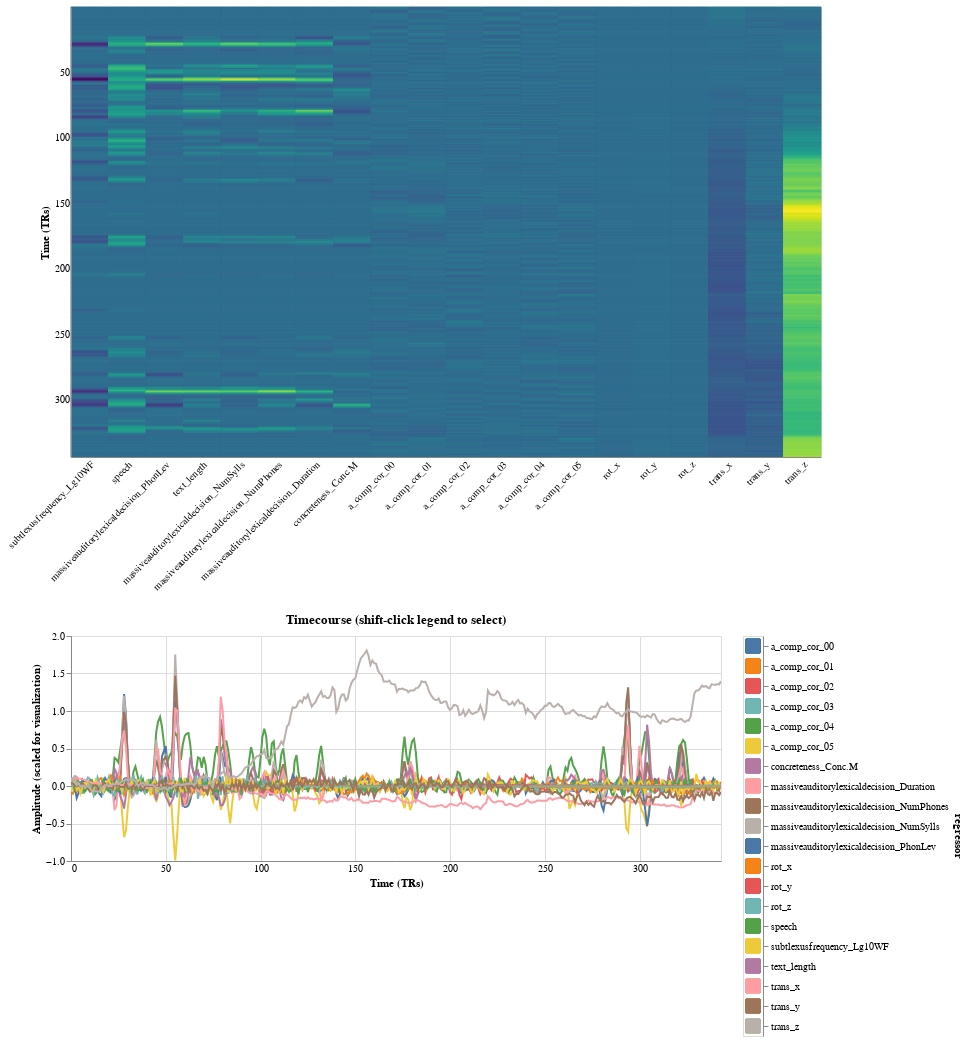

Source (notebook cell):
### Code cell
analysis = language_models[name][0]['analysis']
analysis.generate_report(run_id=analysis.runs[0]) 
analysis.plot_report(plot_type='design_matrix_plot')

### Figure 1 — Vega-Lite specification as saved in the notebook (floating-point values rounded to 4 significant figures; data arrays with more than 128 entries replaced by an {"elided": "..."} marker saying what was removed)
{"$schema": "https://vega.github.io/schema/vega-lite/v4.8.1.json", "config": {"scale": {"bandPaddingInner": 0.0}, "view": {"continuousHeight": 300, "continuousWidth": 400}}, "data": {"name": "data-b471e2eef2329ad842eafa26fe0b515a"}, "datasets": {"data-b471e2eef2329ad842eafa26fe0b515a": {"elided": "6880 records"}}, "resolve": {"scale": {"color": "independent"}}, "vconcat": [{"encoding": {"fill": {"field": "value", "legend": null, "scale": {"scheme": "viridis"}, "sort": "ascending", "type": "quantitative"}, "stroke": {"field": "value", "legend": null, "scale": {"scheme": "viridis"}, "sort": "ascending", "type": "quantitative"}, "x": {"axis": {"labelAngle": -45, "ticks": false, "title": null}, "field": "regressor", "sort": null, "type": "nominal"}, "y": {"axis": {"labels": true, "ticks": false, "title": "Time (TRs)", "values": [0, 50, 100, 150, 200, 250, 300]}, "field": "scan_number", "type": "ordinal"}}, "height": 450, "mark": "rect", "width": 750}, {"hconcat": [{"encoding": {"color": {"field": "regressor", "legend": null, "type": "nominal"}, "x": {"axis": {"ticks": false, "title": "Time (TRs)", "values": [0, 50, 100, 150, 200, 250, 300]}, "field": "scan_number", "scale": {"domain": [0, 343]}, "type": "quantitative"}, "y": {"axis": {"title": "Amplitude (scaled for visualization)"}, "field": "value", "type": "quantitative"}}, "height": 225, "mark": {"clip": true, "type": "line"}, "title": "Timecourse (shift-click legend to select)", "transform": [{"filter": {"selection": "selector083"}}], "width": 650}, {"encoding": {"color": {"field": "regressor", "legend": null, "type": "nominal"}, "y": {"axis": {"orient": "right"}, "field": "regressor", "type": "nominal"}}, "mark": {"size": 200, "type": "square"}, "selection": {"selector083": {"fields": ["regressor"], "type": "multi"}}}]}]}
